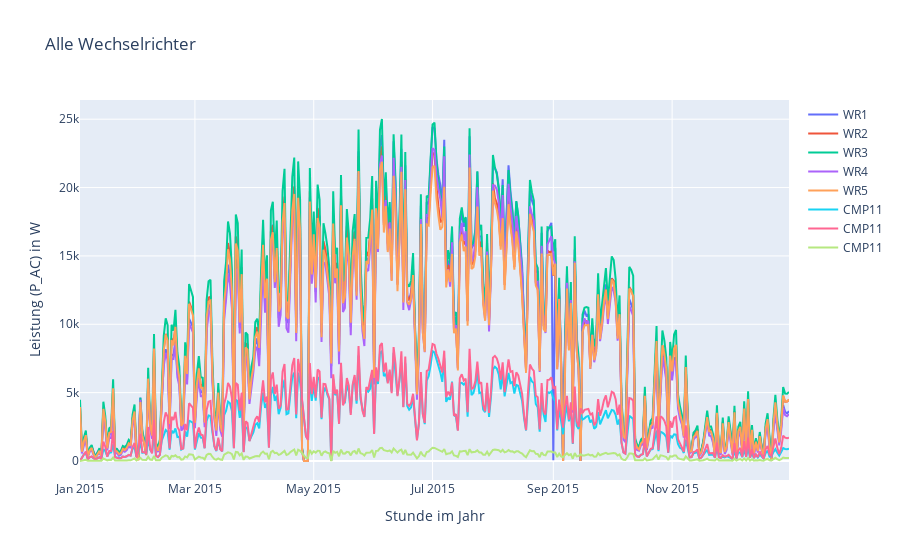

Source (notebook cell):
### Markdown cell above
## Interactive Plot with Metadata

### Code cell
# Interactive plot
data = [
    go.Scatter(x=df_reD.index.tolist(), 
               y=df_reD['wr1_p_ac'].tolist(), 
               name='WR1', line=dict(), mode='lines'),
    go.Scatter(x=df_reD.index.tolist(), 
               y=df_reD['wr2_p_ac'].tolist(), 
               name='WR2', line=dict(), mode='lines'),
    go.Scatter(x=df_reD.index.tolist(), 
               y=df_reD['wr3_p_ac'].tolist(), 
               name='WR3', line=dict(), mode='lines'),
    go.Scatter(x=df_reD.index.tolist(), 
               y=df_reD['wr4_p_ac'].tolist(), 
               name='WR4', line=dict(), mode='lines'),
    go.Scatter(x=df_reD.index.tolist(), 
               y=df_reD['wr5_p_ac'].tolist(), 
               name='WR5', line=dict(), mode='lines'),
    go.Scatter(x=df_reD.index.tolist(), 
               y=df_reD['g_hor_si'].tolist(), 
               name='CMP11', line=dict(), mode='lines'),
    go.Scatter(x=df_reD.index.tolist(), 
               y=df_reD['g_gen_cmp11'].tolist(), 
               name='CMP11', line=dict(), mode='lines'),
    go.Scatter(x=df_reD.index.tolist(), 
               y=df_reD['ev_beleuchtung'].tolist(), 
               name='CMP11', line=dict(), mode='lines'),
]
layout = go.Layout(
    title=''.join(info_dict['Title']),
    yaxis=dict(title=''.join(info_dict['Y-Axis'])),
    xaxis=dict(title=''.join(info_dict['X-Axis']))
)
ifig_allwr = go.Figure(data=data, layout=layout)
pltly.iplot(ifig_allwr)

### Figure 1 — Plotly figure (JSON) as saved in the notebook; plotly's stock layout.template omitted (floating-point values rounded to 4 significant figures; data arrays with more than 128 entries replaced by an {"elided": "..."} marker saying what was removed)
{"data": [{"mode": "lines", "name": "WR1", "type": "scatter", "x": {"elided": "365 str values"}, "y": {"elided": "365 float values"}}, {"mode": "lines", "name": "WR2", "type": "scatter", "x": {"elided": "365 str values"}, "y": {"elided": "365 float values"}}, {"mode": "lines", "name": "WR3", "type": "scatter", "x": {"elided": "365 str values"}, "y": {"elided": "365 float values"}}, {"mode": "lines", "name": "WR4", "type": "scatter", "x": {"elided": "365 str values"}, "y": {"elided": "365 float values"}}, {"mode": "lines", "name": "WR5", "type": "scatter", "x": {"elided": "365 str values"}, "y": {"elided": "365 float values"}}, {"mode": "lines", "name": "CMP11", "type": "scatter", "x": {"elided": "365 str values"}, "y": {"elided": "365 float values"}}, {"mode": "lines", "name": "CMP11", "type": "scatter", "x": {"elided": "365 str values"}, "y": {"elided": "365 float values"}}, {"mode": "lines", "name": "CMP11", "type": "scatter", "x": {"elided": "365 str values"}, "y": {"elided": "365 float values"}}], "layout": {"title": {"text": "Alle Wechselrichter"}, "xaxis": {"title": {"text": "Stunde im Jahr"}}, "yaxis": {"title": {"text": "Leistung (P_AC) in W"}}}}
